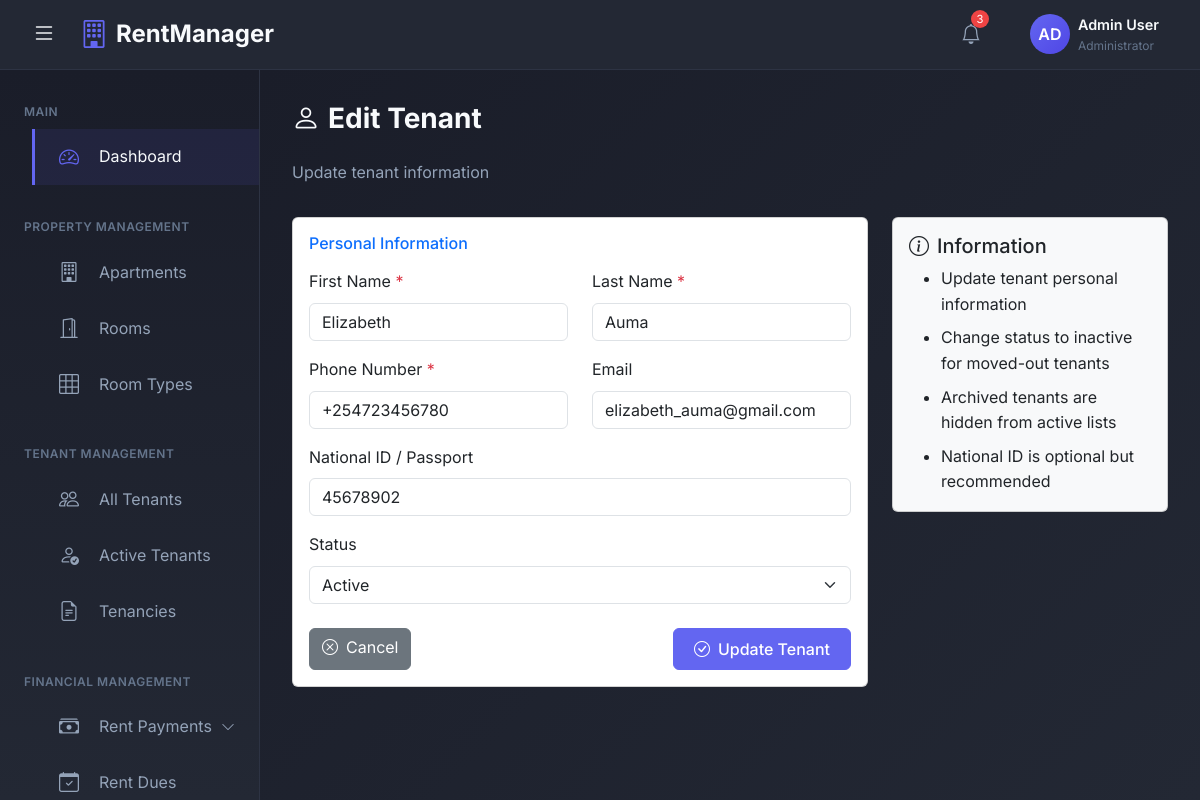
Screenshot of /tenants/22/edit/ (signed in) with the database file from the repository.
### rental_app/models.py (models this page shows, shortened)
class User(AbstractUser):
    USER_TYPE_CHOICES = (
        ('admin', 'Admin'),
        ('tenant', 'Tenant'),
    )
    USER_STATUS = (
        ('active', 'Active'),
        ('inactive', 'Inactive'),
        ('archived', 'Archived'),  # For moved out tenants
    )
    user_type = models.CharField(max_length=10, choices=USER_TYPE_CHOICES)
    user_status = models.CharField(max_length=20, choices=USER_STATUS, default='active')
    phone_number = models.CharField(max_length=15, unique=True)
    national_id = models.CharField(max_length=20, unique=True, null=True, blank=True)
    profile_picture = models.ImageField(upload_to='profiles/', null=True, blank=True)
    is_deleted = models.BooleanField(default=False)
    deleted_at = models.DateTimeField(null=True, blank=True)
    created_at = models.DateTimeField(auto_now_add=True)
    updated_at = models.DateTimeField(auto_now=True)

### rental_app/views.py (the view, shortened to what this page needs)
# urls.py: path('tenants/<int:pk>/edit/', views.tenant_edit, name='tenant_edit'),
@login_required
def tenant_edit(request, pk):
    tenant = get_object_or_404(
        User.objects.filter(user_type='tenant'),
        pk=pk
    )
    if not Tenancy.objects.filter(
        tenant=tenant,
        apartment__owner=request.user
    ).exists():
        messages.error(request, 'Tenant not found.')
        return redirect('tenant_list')
    context = {
        'tenant': tenant,
        'is_edit': True,
    }
    return render(request, 'tenants/tenant_form.html', context)

### templates/tenants/tenant_form.html (shortened to what this page needs)
{% extends 'admin_base.html' %}
{% block content %}
<div class="page-header mb-4">
    <h1 class="page-title">
        <i class="bi bi-person me-2"></i>{% if is_edit %}Edit{% else %}Add New{% endif %} Tenant
    </h1>
    <p class="page-subtitle">{% if is_edit %}Update tenant information{% else %}Create a new tenant account{% endif %}</p>
</div>
<div class="row">
    <div class="col-lg-8">
        <div class="card">
            <div class="card-body">
                <form method="post">
                    <h6 class="mb-3 text-primary">Personal Information</h6>
                    <div class="row">
                        <div class="col-md-6 mb-3">
                            <label for="first_name" class="form-label">First Name <span class="text-danger">*</span></label>
                            <input type="text" class="form-control" id="first_name" name="first_name"
                                   value="{% if is_edit %}{{ tenant.first_name }}{% elif form_data %}{{ form_data.first_name }}{% endif %}"
                                   required>
                        </div>
                        <div class="col-md-6 mb-3">
                            <label for="last_name" class="form-label">Last Name <span class="text-danger">*</span></label>
                            <input type="text" class="form-control" id="last_name" name="last_name"
                                   value="{% if is_edit %}{{ tenant.last_name }}{% elif form_data %}{{ form_data.last_name }}{% endif %}"
                                   required>
                        </div>
                    </div>
                    <div class="row">
                        <div class="col-md-6 mb-3">
                            <label for="phone_number" class="form-label">Phone Number <span class="text-danger">*</span></label>
                            <input type="tel" class="form-control" id="phone_number" name="phone_number"
                                   value="{% if is_edit %}{{ tenant.phone_number }}{% elif form_data %}{{ form_data.phone_number }}{% endif %}"
                                   placeholder="0712345678" required>
                        </div>
                        <div class="col-md-6 mb-3">
                            <label for="email" class="form-label">Email</label>
                            <input type="email" class="form-control" id="email" name="email"
                                   value="{% if is_edit %}{{ tenant.email }}{% elif form_data %}{{ form_data.email }}{% endif %}"
                                   placeholder="tenant@example.com">
                        </div>
                    </div>
                    <div class="mb-3">
                        <label for="national_id" class="form-label">National ID / Passport</label>
                        <input type="text" class="form-control" id="national_id" name="national_id"
                               value="{% if is_edit %}{{ tenant.national_id }}{% elif form_data %}{{ form_data.national_id }}{% endif %}"
                               placeholder="12345678">
                    </div>
                    {% if is_edit %}
                    <div class="mb-3">
                        <label for="user_status" class="form-label">Status</label>
                        <select class="form-select" id="user_status" name="user_status">
                            <option value="active" {% if tenant.user_status == 'active' %}selected{% endif %}>Active</option>
                        </select>
                    </div>
                    {% endif %}
                    <div class="d-flex justify-content-between mt-4">
                        <a href="{% if is_edit %}{% url 'tenant_detail' tenant.pk %}{% else %}{% url 'tenant_list' %}{% endif %}" class="btn btn-secondary">
                            <i class="bi bi-x-circle me-2"></i>Cancel
                        </a>
                        <button type="submit" class="btn btn-primary">
                            <i class="bi bi-check-circle me-2"></i>{% if is_edit %}Update{% else %}Create{% endif %} Tenant
                        </button>
                    </div>
                </form>
            </div>
        </div>
    </div>
    <div class="col-lg-4">
        <div class="card bg-light">
            <div class="card-body">
                <h5 class="card-title">
                    <i class="bi bi-info-circle me-2"></i>Information
                </h5>
                <ul class="mb-0">
                    {% if not is_edit %}
                    <li class="mb-2">Create a tenant account before assigning them to a room</li>
                    <li class="mb-2">Username must be unique across all users</li>
                    <li class="mb-2">Phone number will be used for M-Pesa payments</li>
                    {% else %}
                    <li class="mb-2">Update tenant personal information</li>
                    <li class="mb-2">Change status to inactive for moved-out tenants</li>
                    <li class="mb-2">Archived tenants are hidden from active lists</li>
                    {% endif %}
                    <li>National ID is optional but recommended</li>
                </ul>
            </div>
        </div>
    </div>
</div>
{% endblock %}

### templates/admin_base.html (style rules this page uses)
:root { --sidebar-width: 260px; --header-height: 70px; --primary-color: #1a1d29; --secondary-color: #232834; --accent-color: #6366f1; --accent-hover: #4f46e5; --text-primary: #f8fafc; --text-secondary: #94a3b8; --text-muted: #64748b; --border-color: #2d3343; --card-bg: #232834; --success-color: #10b981; --warning-color: #f59e0b; --danger-color: #ef4444; --bg-gradient: linear-gradient(135deg, #1a1d29 0%, #232834 100%); --sidebar-gradient: linear-gradient(180deg, #1a1d29 0%, #232834 100%); }
* { margin: 0; padding: 0; box-sizing: border-box; }
body { font-family: 'Inter', -apple-system, BlinkMacSystemFont, 'Segoe UI', Roboto, sans-serif; background-color: var(--primary-color); color: var(--text-primary); overflow-x: hidden; line-height: 1.6; font-weight: 400; }
.page-title { font-size: 1.75rem; font-weight: 700; color: var(--text-primary); margin-bottom: 1.5rem; }
.page-subtitle { font-size: 1rem; color: var(--text-secondary); margin-bottom: 2rem; }
.btn-primary { background-color: var(--accent-color); border-color: var(--accent-color); font-weight: 500; padding: 0.5rem 1.25rem; }
.main-content > * { animation: fadeIn 0.5s ease-out; }

### rows the page displays
User: first_name "Elizabeth", last_name "Auma", phone_number "+254723456780", email "elizabeth_auma@gmail.com", national_id "45678902", user_status "Active"
